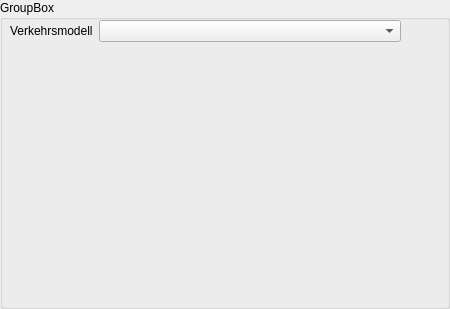
<?xml version="1.0" encoding="UTF-8"?>
<ui version="4.0">
 <class>DetailsScenario</class>
 <widget class="QGroupBox" name="DetailsScenario">
  <property name="geometry">
   <rect>
    <x>0</x>
    <y>0</y>
    <width>450</width>
    <height>309</height>
   </rect>
  </property>
  <property name="sizePolicy">
   <sizepolicy hsizetype="Preferred" vsizetype="Preferred">
    <horstretch>0</horstretch>
    <verstretch>0</verstretch>
   </sizepolicy>
  </property>
  <property name="minimumSize">
   <size>
    <width>450</width>
    <height>0</height>
   </size>
  </property>
  <property name="windowTitle">
   <string>GroupBox</string>
  </property>
  <property name="title">
   <string>GroupBox</string>
  </property>
  <widget class="QWidget" name="formLayoutWidget">
   <property name="geometry">
    <rect>
     <x>10</x>
     <y>20</y>
     <width>391</width>
     <height>281</height>
    </rect>
   </property>
   <layout class="QFormLayout" name="formLayout">
    <property name="sizeConstraint">
     <enum>QLayout::SetMinimumSize</enum>
    </property>
    <item row="0" column="1">
     <widget class="QComboBox" name="combo_model"/>
    </item>
    <item row="0" column="0">
     <widget class="QLabel" name="label">
      <property name="text">
       <string>Verkehrsmodell</string>
      </property>
     </widget>
    </item>
   </layout>
  </widget>
 </widget>
 <resources/>
 <connections/>
</ui>
